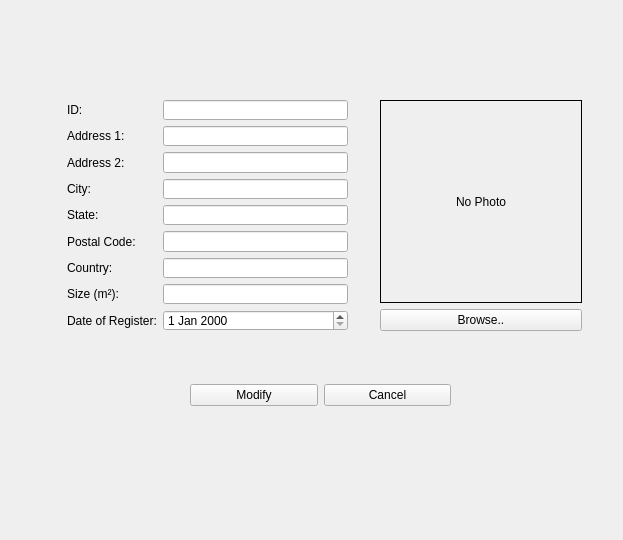
<?xml version="1.0" encoding="UTF-8"?>
<ui version="4.0">
 <class>modify_house_form</class>
 <widget class="QWidget" name="modify_house_form">
  <property name="geometry">
   <rect>
    <x>0</x>
    <y>0</y>
    <width>623</width>
    <height>540</height>
   </rect>
  </property>
  <property name="windowTitle">
   <string>Modify House</string>
  </property>
  <widget class="QWidget" name="widget" native="true">
   <property name="geometry">
    <rect>
     <x>20</x>
     <y>20</y>
     <width>571</width>
     <height>491</height>
    </rect>
   </property>
   <widget class="QWidget" name="layoutWidget">
    <property name="geometry">
     <rect>
      <x>47</x>
      <y>80</y>
      <width>281</width>
      <height>231</height>
     </rect>
    </property>
    <layout class="QFormLayout" name="formLayout">
     <item row="0" column="0">
      <widget class="QLabel" name="label_id">
       <property name="text">
        <string>ID:</string>
       </property>
      </widget>
     </item>
     <item row="0" column="1">
      <widget class="QLineEdit" name="id_lineEdit">
       <property name="readOnly">
        <bool>false</bool>
       </property>
      </widget>
     </item>
     <item row="1" column="0">
      <widget class="QLabel" name="label_address1">
       <property name="text">
        <string>Address 1:</string>
       </property>
      </widget>
     </item>
     <item row="1" column="1">
      <widget class="QLineEdit" name="address1_lineEdit">
       <property name="readOnly">
        <bool>false</bool>
       </property>
      </widget>
     </item>
     <item row="2" column="0">
      <widget class="QLabel" name="label_address2">
       <property name="text">
        <string>Address 2:</string>
       </property>
      </widget>
     </item>
     <item row="2" column="1">
      <widget class="QLineEdit" name="address2_lineEdit">
       <property name="readOnly">
        <bool>false</bool>
       </property>
      </widget>
     </item>
     <item row="3" column="0">
      <widget class="QLabel" name="label_city">
       <property name="text">
        <string>City:</string>
       </property>
      </widget>
     </item>
     <item row="3" column="1">
      <widget class="QLineEdit" name="city_lineEdit">
       <property name="readOnly">
        <bool>false</bool>
       </property>
      </widget>
     </item>
     <item row="4" column="0">
      <widget class="QLabel" name="label_state">
       <property name="text">
        <string>State:</string>
       </property>
      </widget>
     </item>
     <item row="4" column="1">
      <widget class="QLineEdit" name="state_lineEdit">
       <property name="readOnly">
        <bool>false</bool>
       </property>
      </widget>
     </item>
     <item row="5" column="0">
      <widget class="QLabel" name="label_postal">
       <property name="text">
        <string>Postal Code:</string>
       </property>
      </widget>
     </item>
     <item row="5" column="1">
      <widget class="QLineEdit" name="postalcode_lineEdit">
       <property name="readOnly">
        <bool>false</bool>
       </property>
      </widget>
     </item>
     <item row="6" column="0">
      <widget class="QLabel" name="label_country">
       <property name="text">
        <string>Country:</string>
       </property>
      </widget>
     </item>
     <item row="6" column="1">
      <widget class="QLineEdit" name="country_lineEdit">
       <property name="readOnly">
        <bool>false</bool>
       </property>
      </widget>
     </item>
     <item row="7" column="0">
      <widget class="QLabel" name="label_size">
       <property name="text">
        <string>Size (m²):</string>
       </property>
      </widget>
     </item>
     <item row="7" column="1">
      <widget class="QLineEdit" name="size_lineEdit">
       <property name="readOnly">
        <bool>false</bool>
       </property>
      </widget>
     </item>
     <item row="8" column="0">
      <widget class="QLabel" name="label_date">
       <property name="text">
        <string>Date of Register:</string>
       </property>
      </widget>
     </item>
     <item row="8" column="1">
      <widget class="QDateEdit" name="date_dateEdit">
       <property name="readOnly">
        <bool>false</bool>
       </property>
      </widget>
     </item>
    </layout>
   </widget>
   <widget class="QWidget" name="layoutWidget">
    <property name="geometry">
     <rect>
      <x>170</x>
      <y>360</y>
      <width>261</width>
      <height>31</height>
     </rect>
    </property>
    <layout class="QHBoxLayout" name="horizontalLayout">
     <item>
      <widget class="QPushButton" name="modify_pushButton">
       <property name="text">
        <string>Modify</string>
       </property>
      </widget>
     </item>
     <item>
      <widget class="QPushButton" name="modify_cancelButton">
       <property name="text">
        <string>Cancel</string>
       </property>
      </widget>
     </item>
    </layout>
   </widget>
   <widget class="QWidget" name="layoutWidget">
    <property name="geometry">
     <rect>
      <x>360</x>
      <y>80</y>
      <width>202</width>
      <height>231</height>
     </rect>
    </property>
    <layout class="QVBoxLayout" name="verticalLayout">
     <item>
      <widget class="QLabel" name="photo_label">
       <property name="minimumSize">
        <size>
         <width>200</width>
         <height>200</height>
        </size>
       </property>
       <property name="frameShape">
        <enum>QFrame::Box</enum>
       </property>
       <property name="text">
        <string>No Photo</string>
       </property>
       <property name="scaledContents">
        <bool>true</bool>
       </property>
       <property name="alignment">
        <set>Qt::AlignCenter</set>
       </property>
      </widget>
     </item>
     <item>
      <widget class="QPushButton" name="modify_photoButton">
       <property name="text">
        <string>Browse..</string>
       </property>
      </widget>
     </item>
    </layout>
   </widget>
  </widget>
 </widget>
 <resources/>
 <connections/>
</ui>
